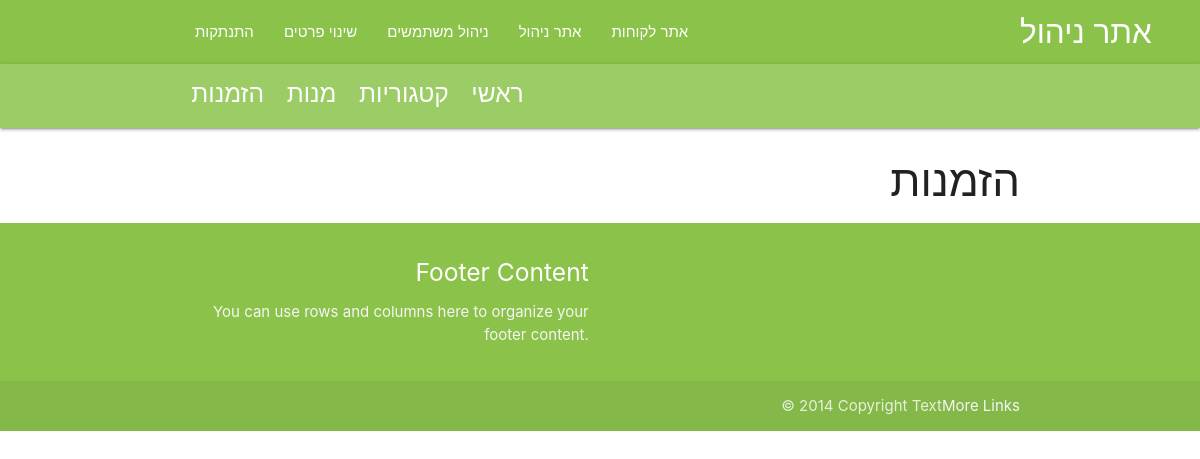
/managers/orders (signed in), run on an earlier commit of the app's database.
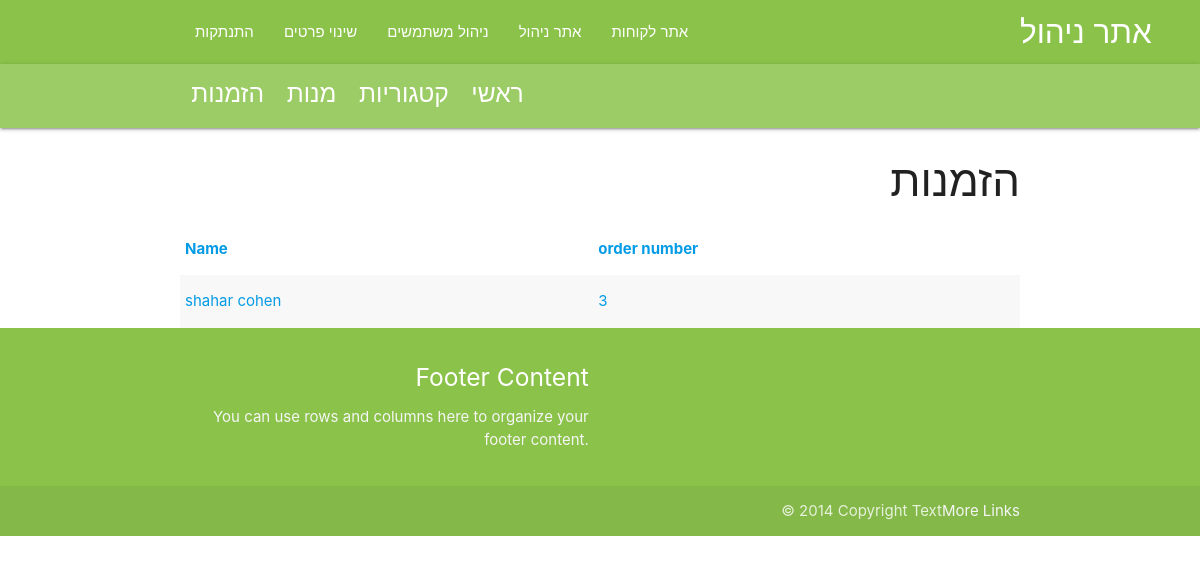
And on a later commit of the database.
### models/deliveries.py (models this page shows)
class Delivery(db.Model):
    id = db.Column(db.Integer,primary_key=True)
    cart_id = db.Column(db.Integer, db.ForeignKey('cart.id'), unique=True)
    is_delivered = db.Column(db.Boolean, default=False)
    address = db.Column(db.String(200),default='')
    comment = db.Column(db.Text,default='')
    created = db.Column(db.Date)

### models/users.py (models this page shows, shortened)
class User(db.Model,UserMixin):
    id = db.Column(db.Integer,primary_key=True)
    username = db.Column(db.String(20),nullable=False,unique=True)
    password = db.Column(db.String(20),nullable=False)
    first_name = db.Column(db.String(50),nullable=False)
    last_name = db.Column(db.String(50),nullable=False)
    is_staff = db.Column(db.Boolean,default=False)
    email = db.Column(db.String(200),nullable=False)
    carts = db.relationship('Cart', backref='user',cascade="save-update")

### controllers/managers.py (the view)
@login_required
def orders_manage():
    deliveries=Delivery.query.all()
    if current_user.is_staff:
        return render_template('manager_templates/manager_show_orders.html',deliveries=deliveries)

### controllers/managers.py (called while the page is built)
@login_manager.user_loader
def load_user(user_id):
    return User.query.get(int(user_id))

### templates/manager_templates/manager_show_orders.html
{% extends 'layouts/layout_manager.html' %}{% block manager %}
<div><h3>הזמנות</h3></div>
{% for delivery in deliveries %}
{% if delivery.cart.items|default([])|length > 0 %}
<a href="{{url_for('managers.show_order', id = delivery.id)}}"  >
<table class="striped hoverable">
    <thead>
        <tr>
            <th>Name</th>
            <th>order number</th>
        </tr>
    </thead>
    <tbody>
        <tr>
        <td>{{delivery.cart.user.first_name}} {{delivery.cart.user.last_name}}</td>
        <td>{{delivery.id}}</td>
      </tr>
    </tbody>
</table></a>
{%endif%}
{%endfor%}
{%endblock%}

What changed in the data, as far as the page shows it:
now on this page (row edited): Delivery: cart.user.first_name "shahar", cart.user.last_name "cohen", id "3"
